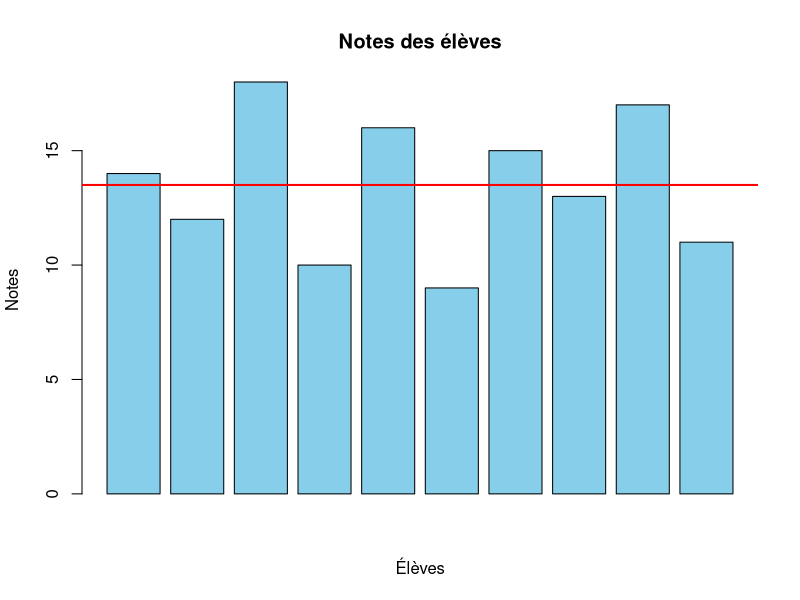

Generate this figure with R:
# notes_graph.R
notes <- c(14, 12, 18, 10, 16, 9, 15, 13, 17, 11)

moyenne <- mean(notes)
somme <- sum(notes)
note_max <- max(notes)
note_min <- min(notes)

print(paste("Moyenne :", moyenne))
print(paste("Somme :", somme))
print(paste("Note maximale :", note_max))
print(paste("Note minimale :", note_min))

barplot(notes, main="Notes des élèves", xlab="Élèves", ylab="Notes", col="skyblue")
abline(h = moyenne, col = "red", lwd = 2)
